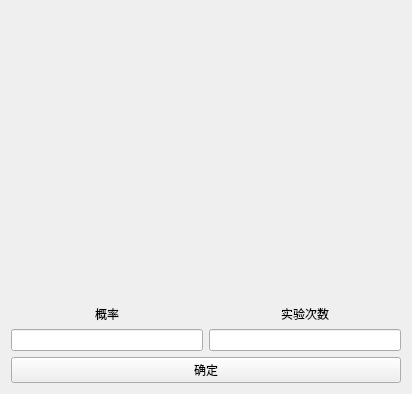
<?xml version="1.0" encoding="UTF-8"?>
<ui version="4.0">
 <class>Bernoulli</class>
 <widget class="QWidget" name="Bernoulli">
  <property name="geometry">
   <rect>
    <x>0</x>
    <y>0</y>
    <width>402</width>
    <height>388</height>
   </rect>
  </property>
  <property name="windowTitle">
   <string>Bernoulli</string>
  </property>
  <layout class="QGridLayout" name="gridLayout">
   <item row="0" column="0" colspan="2">
    <widget class="QLabel" name="piclab">
     <property name="minimumSize">
      <size>
       <width>384</width>
       <height>288</height>
      </size>
     </property>
     <property name="text">
      <string/>
     </property>
    </widget>
   </item>
   <item row="1" column="0">
    <layout class="QVBoxLayout" name="verticalLayout">
     <item>
      <widget class="QLabel" name="plab">
       <property name="minimumSize">
        <size>
         <width>192</width>
         <height>0</height>
        </size>
       </property>
       <property name="text">
        <string>概率</string>
       </property>
       <property name="alignment">
        <set>Qt::AlignCenter</set>
       </property>
      </widget>
     </item>
     <item>
      <widget class="QLineEdit" name="pled">
       <property name="alignment">
        <set>Qt::AlignCenter</set>
       </property>
      </widget>
     </item>
    </layout>
   </item>
   <item row="1" column="1">
    <layout class="QVBoxLayout" name="verticalLayout_2">
     <item>
      <widget class="QLabel" name="timelab">
       <property name="minimumSize">
        <size>
         <width>192</width>
         <height>0</height>
        </size>
       </property>
       <property name="text">
        <string>实验次数</string>
       </property>
       <property name="alignment">
        <set>Qt::AlignCenter</set>
       </property>
      </widget>
     </item>
     <item>
      <widget class="QLineEdit" name="timeled">
       <property name="alignment">
        <set>Qt::AlignCenter</set>
       </property>
      </widget>
     </item>
    </layout>
   </item>
   <item row="2" column="0" colspan="2">
    <widget class="QPushButton" name="subbtn">
     <property name="text">
      <string>确定</string>
     </property>
    </widget>
   </item>
  </layout>
 </widget>
 <resources/>
 <connections/>
</ui>
